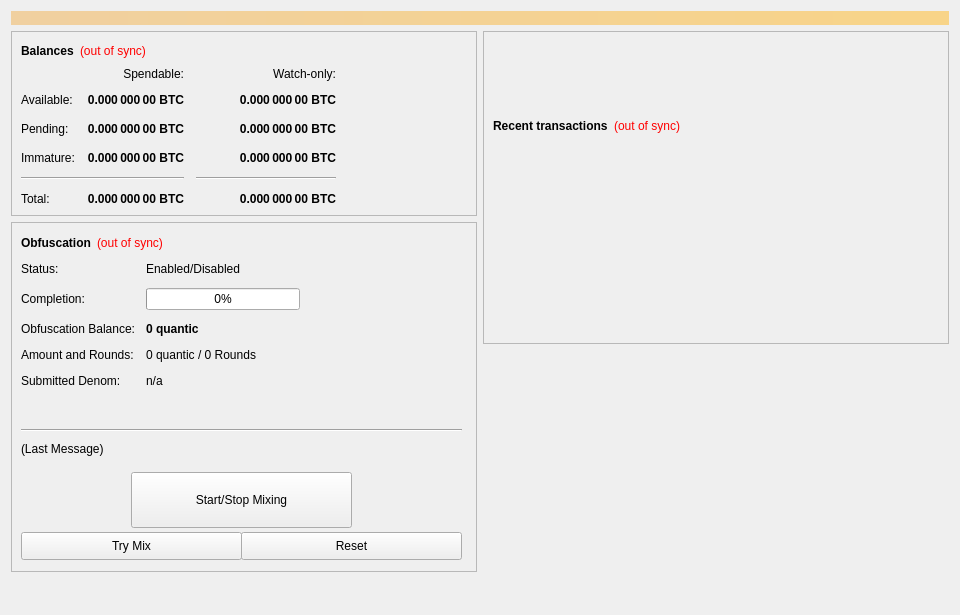
<?xml version="1.0" encoding="UTF-8"?>
<ui version="4.0">
 <class>OverviewPage</class>
 <widget class="QWidget" name="OverviewPage">
  <property name="geometry">
   <rect>
    <x>0</x>
    <y>0</y>
    <width>960</width>
    <height>615</height>
   </rect>
  </property>
  <property name="minimumSize">
   <size>
    <width>960</width>
    <height>0</height>
   </size>
  </property>
  <property name="windowTitle">
   <string>Form</string>
  </property>
  <layout class="QVBoxLayout" name="topLayout">
   <item>
    <widget class="QLabel" name="labelAlerts">
     <property name="visible">
      <bool>false</bool>
     </property>
     <property name="styleSheet">
      <string notr="true">background-color: qlineargradient(x1: 0, y1: 0, x2: 1, y2: 0, stop:0 #F0D0A0, stop:1 #F8D488); color:#000000;</string>
     </property>
     <property name="wordWrap">
      <bool>true</bool>
     </property>
     <property name="margin">
      <number>3</number>
     </property>
    </widget>
   </item>
   <item>
    <layout class="QHBoxLayout" name="horizontalLayout" stretch="1,1">
     <item>
      <layout class="QVBoxLayout" name="verticalLayout_2">
       <item>
        <widget class="QFrame" name="frame">
         <property name="frameShape">
          <enum>QFrame::StyledPanel</enum>
         </property>
         <property name="frameShadow">
          <enum>QFrame::Raised</enum>
         </property>
         <layout class="QVBoxLayout" name="verticalLayout_4">
          <item>
           <layout class="QHBoxLayout" name="horizontalLayout_4">
            <item>
             <widget class="QLabel" name="label_5">
              <property name="font">
               <font>
                <weight>75</weight>
                <bold>true</bold>
               </font>
              </property>
              <property name="text">
               <string>Balances</string>
              </property>
             </widget>
            </item>
            <item>
             <widget class="QLabel" name="labelWalletStatus">
              <property name="cursor">
               <cursorShape>WhatsThisCursor</cursorShape>
              </property>
              <property name="toolTip">
               <string>The displayed information may be out of date. Your wallet automatically synchronizes with the quantic network after a connection is established, but this process has not completed yet.</string>
              </property>
              <property name="styleSheet">
               <string notr="true">QLabel { color: red; }</string>
              </property>
              <property name="text">
               <string notr="true">(out of sync)</string>
              </property>
              <property name="alignment">
               <set>Qt::AlignLeading|Qt::AlignLeft|Qt::AlignVCenter</set>
              </property>
             </widget>
            </item>
            <item>
             <spacer name="horizontalSpacer_3">
              <property name="orientation">
               <enum>Qt::Horizontal</enum>
              </property>
              <property name="sizeHint" stdset="0">
               <size>
                <width>40</width>
                <height>20</height>
               </size>
              </property>
             </spacer>
            </item>
           </layout>
          </item>
          <item>
           <layout class="QGridLayout" name="gridLayout">
            <property name="spacing">
             <number>12</number>
            </property>
            <item row="2" column="2">
             <widget class="QLabel" name="labelWatchPending">
              <property name="font">
               <font>
                <weight>75</weight>
                <bold>true</bold>
               </font>
              </property>
              <property name="cursor">
               <cursorShape>IBeamCursor</cursorShape>
              </property>
              <property name="toolTip">
               <string>Unconfirmed transactions to watch-only addresses</string>
              </property>
              <property name="text">
               <string notr="true">0.000 000 00 BTC</string>
              </property>
              <property name="alignment">
               <set>Qt::AlignRight|Qt::AlignTrailing|Qt::AlignVCenter</set>
              </property>
              <property name="textInteractionFlags">
               <set>Qt::LinksAccessibleByMouse|Qt::TextSelectableByKeyboard|Qt::TextSelectableByMouse</set>
              </property>
             </widget>
            </item>
            <item row="2" column="1">
             <widget class="QLabel" name="labelUnconfirmed">
              <property name="font">
               <font>
                <weight>75</weight>
                <bold>true</bold>
               </font>
              </property>
              <property name="cursor">
               <cursorShape>IBeamCursor</cursorShape>
              </property>
              <property name="toolTip">
               <string>Total of transactions that have yet to be confirmed, and do not yet count toward the spendable balance</string>
              </property>
              <property name="text">
               <string notr="true">0.000 000 00 BTC</string>
              </property>
              <property name="alignment">
               <set>Qt::AlignRight|Qt::AlignTrailing|Qt::AlignVCenter</set>
              </property>
              <property name="textInteractionFlags">
               <set>Qt::LinksAccessibleByMouse|Qt::TextSelectableByKeyboard|Qt::TextSelectableByMouse</set>
              </property>
             </widget>
            </item>
            <item row="3" column="2">
             <widget class="QLabel" name="labelWatchImmature">
              <property name="font">
               <font>
                <weight>75</weight>
                <bold>true</bold>
               </font>
              </property>
              <property name="cursor">
               <cursorShape>IBeamCursor</cursorShape>
              </property>
              <property name="toolTip">
               <string>Staked or masternode rewards in watch-only addresses that has not yet matured</string>
              </property>
              <property name="text">
               <string notr="true">0.000 000 00 BTC</string>
              </property>
              <property name="alignment">
               <set>Qt::AlignRight|Qt::AlignTrailing|Qt::AlignVCenter</set>
              </property>
              <property name="textInteractionFlags">
               <set>Qt::LinksAccessibleByMouse|Qt::TextSelectableByKeyboard|Qt::TextSelectableByMouse</set>
              </property>
             </widget>
            </item>
            <item row="4" column="0" colspan="2">
             <widget class="Line" name="lineSpendableBalance">
              <property name="orientation">
               <enum>Qt::Horizontal</enum>
              </property>
             </widget>
            </item>
            <item row="4" column="2">
             <widget class="Line" name="lineWatchBalance">
              <property name="sizePolicy">
               <sizepolicy hsizetype="Preferred" vsizetype="Fixed">
                <horstretch>0</horstretch>
                <verstretch>0</verstretch>
               </sizepolicy>
              </property>
              <property name="minimumSize">
               <size>
                <width>140</width>
                <height>0</height>
               </size>
              </property>
              <property name="orientation">
               <enum>Qt::Horizontal</enum>
              </property>
             </widget>
            </item>
            <item row="5" column="0">
             <widget class="QLabel" name="labelTotalText">
              <property name="text">
               <string>Total:</string>
              </property>
             </widget>
            </item>
            <item row="3" column="1">
             <widget class="QLabel" name="labelImmature">
              <property name="font">
               <font>
                <weight>75</weight>
                <bold>true</bold>
               </font>
              </property>
              <property name="cursor">
               <cursorShape>IBeamCursor</cursorShape>
              </property>
              <property name="toolTip">
               <string>Staked or masternode rewards that has not yet matured</string>
              </property>
              <property name="text">
               <string notr="true">0.000 000 00 BTC</string>
              </property>
              <property name="alignment">
               <set>Qt::AlignRight|Qt::AlignTrailing|Qt::AlignVCenter</set>
              </property>
              <property name="textInteractionFlags">
               <set>Qt::LinksAccessibleByMouse|Qt::TextSelectableByKeyboard|Qt::TextSelectableByMouse</set>
              </property>
             </widget>
            </item>
            <item row="2" column="3">
             <spacer name="horizontalSpacer_2">
              <property name="orientation">
               <enum>Qt::Horizontal</enum>
              </property>
              <property name="sizeHint" stdset="0">
               <size>
                <width>40</width>
                <height>20</height>
               </size>
              </property>
             </spacer>
            </item>
            <item row="3" column="0">
             <widget class="QLabel" name="labelImmatureText">
              <property name="text">
               <string>Immature:</string>
              </property>
             </widget>
            </item>
            <item row="5" column="1">
             <widget class="QLabel" name="labelTotal">
              <property name="font">
               <font>
                <weight>75</weight>
                <bold>true</bold>
               </font>
              </property>
              <property name="cursor">
               <cursorShape>IBeamCursor</cursorShape>
              </property>
              <property name="toolTip">
               <string>Your current total balance</string>
              </property>
              <property name="text">
               <string notr="true">0.000 000 00 BTC</string>
              </property>
              <property name="alignment">
               <set>Qt::AlignRight|Qt::AlignTrailing|Qt::AlignVCenter</set>
              </property>
              <property name="textInteractionFlags">
               <set>Qt::LinksAccessibleByMouse|Qt::TextSelectableByKeyboard|Qt::TextSelectableByMouse</set>
              </property>
             </widget>
            </item>
            <item row="5" column="2">
             <widget class="QLabel" name="labelWatchTotal">
              <property name="font">
               <font>
                <weight>75</weight>
                <bold>true</bold>
               </font>
              </property>
              <property name="cursor">
               <cursorShape>IBeamCursor</cursorShape>
              </property>
              <property name="toolTip">
               <string>Current total balance in watch-only addresses</string>
              </property>
              <property name="text">
               <string notr="true">0.000 000 00 BTC</string>
              </property>
              <property name="alignment">
               <set>Qt::AlignRight|Qt::AlignTrailing|Qt::AlignVCenter</set>
              </property>
              <property name="textInteractionFlags">
               <set>Qt::LinksAccessibleByMouse|Qt::TextSelectableByKeyboard|Qt::TextSelectableByMouse</set>
              </property>
             </widget>
            </item>
            <item row="0" column="2">
             <widget class="QLabel" name="labelWatchonly">
              <property name="text">
               <string>Watch-only:</string>
              </property>
              <property name="alignment">
               <set>Qt::AlignRight|Qt::AlignTrailing|Qt::AlignVCenter</set>
              </property>
             </widget>
            </item>
            <item row="1" column="0">
             <widget class="QLabel" name="labelBalanceText">
              <property name="text">
               <string>Available:</string>
              </property>
             </widget>
            </item>
            <item row="1" column="1">
             <widget class="QLabel" name="labelBalance">
              <property name="font">
               <font>
                <weight>75</weight>
                <bold>true</bold>
               </font>
              </property>
              <property name="cursor">
               <cursorShape>IBeamCursor</cursorShape>
              </property>
              <property name="toolTip">
               <string>Your current spendable balance</string>
              </property>
              <property name="text">
               <string notr="true">0.000 000 00 BTC</string>
              </property>
              <property name="alignment">
               <set>Qt::AlignRight|Qt::AlignTrailing|Qt::AlignVCenter</set>
              </property>
              <property name="textInteractionFlags">
               <set>Qt::LinksAccessibleByMouse|Qt::TextSelectableByKeyboard|Qt::TextSelectableByMouse</set>
              </property>
             </widget>
            </item>
            <item row="1" column="2">
             <widget class="QLabel" name="labelWatchAvailable">
              <property name="font">
               <font>
                <weight>75</weight>
                <bold>true</bold>
               </font>
              </property>
              <property name="cursor">
               <cursorShape>IBeamCursor</cursorShape>
              </property>
              <property name="toolTip">
               <string>Your current balance in watch-only addresses</string>
              </property>
              <property name="text">
               <string notr="true">0.000 000 00 BTC</string>
              </property>
              <property name="alignment">
               <set>Qt::AlignRight|Qt::AlignTrailing|Qt::AlignVCenter</set>
              </property>
              <property name="textInteractionFlags">
               <set>Qt::LinksAccessibleByMouse|Qt::TextSelectableByKeyboard|Qt::TextSelectableByMouse</set>
              </property>
             </widget>
            </item>
            <item row="2" column="0">
             <widget class="QLabel" name="labelPendingText">
              <property name="text">
               <string>Pending:</string>
              </property>
             </widget>
            </item>
            <item row="0" column="1">
             <widget class="QLabel" name="labelSpendable">
              <property name="text">
               <string>Spendable:</string>
              </property>
              <property name="alignment">
               <set>Qt::AlignRight|Qt::AlignTrailing|Qt::AlignVCenter</set>
              </property>
             </widget>
            </item>
           </layout>
          </item>
         </layout>
        </widget>
       </item>
       <item>
        <widget class="QFrame" name="frameObfuscation">
         <property name="minimumSize">
          <size>
           <width>0</width>
           <height>350</height>
          </size>
         </property>
         <property name="layoutDirection">
          <enum>Qt::LeftToRight</enum>
         </property>
         <property name="frameShape">
          <enum>QFrame::StyledPanel</enum>
         </property>
         <property name="frameShadow">
          <enum>QFrame::Raised</enum>
         </property>
         <widget class="QWidget" name="formLayoutWidget">
          <property name="geometry">
           <rect>
            <x>10</x>
            <y>40</y>
            <width>451</width>
            <height>161</height>
           </rect>
          </property>
          <layout class="QFormLayout" name="formLayout">
           <property name="fieldGrowthPolicy">
            <enum>QFormLayout::AllNonFixedFieldsGrow</enum>
           </property>
           <property name="horizontalSpacing">
            <number>11</number>
           </property>
           <property name="verticalSpacing">
            <number>12</number>
           </property>
           <item row="0" column="0">
            <widget class="QLabel" name="label_6">
             <property name="text">
              <string>Status:</string>
             </property>
            </widget>
           </item>
           <item row="1" column="0">
            <widget class="QLabel" name="label_7">
             <property name="text">
              <string>Completion:</string>
             </property>
            </widget>
           </item>
           <item row="1" column="1">
            <widget class="QProgressBar" name="obfuscationProgress">
             <property name="maximumSize">
              <size>
               <width>154</width>
               <height>16777215</height>
              </size>
             </property>
             <property name="value">
              <number>0</number>
             </property>
            </widget>
           </item>
           <item row="2" column="0">
            <widget class="QLabel" name="labelAnonymizedText">
             <property name="text">
              <string>Obfuscation Balance:</string>
             </property>
            </widget>
           </item>
           <item row="2" column="1">
            <widget class="QLabel" name="labelAnonymized">
             <property name="font">
              <font>
               <weight>75</weight>
               <bold>true</bold>
              </font>
             </property>
             <property name="text">
              <string notr="true">0 quantic</string>
             </property>
            </widget>
           </item>
           <item row="3" column="0">
            <widget class="QLabel" name="label_8">
             <property name="text">
              <string>Amount and Rounds:</string>
             </property>
            </widget>
           </item>
           <item row="3" column="1">
            <widget class="QLabel" name="labelAmountRounds">
             <property name="text">
              <string>0 quantic / 0 Rounds</string>
             </property>
            </widget>
           </item>
           <item row="4" column="0">
            <widget class="QLabel" name="label_9">
             <property name="text">
              <string>Submitted Denom:</string>
             </property>
            </widget>
           </item>
           <item row="4" column="1">
            <widget class="QLabel" name="labelSubmittedDenom">
             <property name="toolTip">
              <string>The denominations you submitted to the Masternode.&lt;br&gt;To mix, other users must submit the exact same denominations.</string>
             </property>
             <property name="text">
              <string>n/a</string>
             </property>
            </widget>
           </item>
           <item row="0" column="1">
            <widget class="QLabel" name="obfuscationEnabled">
             <property name="text">
              <string>Enabled/Disabled</string>
             </property>
            </widget>
           </item>
          </layout>
         </widget>
         <widget class="QPushButton" name="runAutoDenom">
          <property name="geometry">
           <rect>
            <x>251</x>
            <y>17</y>
            <width>1</width>
            <height>1</height>
           </rect>
          </property>
          <property name="palette">
           <palette>
            <active>
             <colorrole role="WindowText">
              <brush brushstyle="SolidPattern">
               <color alpha="255">
                <red>0</red>
                <green>0</green>
                <blue>0</blue>
               </color>
              </brush>
             </colorrole>
             <colorrole role="Button">
              <brush brushstyle="SolidPattern">
               <color alpha="255">
                <red>239</red>
                <green>238</green>
                <blue>238</blue>
               </color>
              </brush>
             </colorrole>
             <colorrole role="Light">
              <brush brushstyle="SolidPattern">
               <color alpha="255">
                <red>255</red>
                <green>255</green>
                <blue>255</blue>
               </color>
              </brush>
             </colorrole>
             <colorrole role="Midlight">
              <brush brushstyle="SolidPattern">
               <color alpha="255">
                <red>247</red>
                <green>246</green>
                <blue>246</blue>
               </color>
              </brush>
             </colorrole>
             <colorrole role="Dark">
              <brush brushstyle="SolidPattern">
               <color alpha="255">
                <red>119</red>
                <green>119</green>
                <blue>119</blue>
               </color>
              </brush>
             </colorrole>
             <colorrole role="Mid">
              <brush brushstyle="SolidPattern">
               <color alpha="255">
                <red>159</red>
                <green>159</green>
                <blue>159</blue>
               </color>
              </brush>
             </colorrole>
             <colorrole role="Text">
              <brush brushstyle="SolidPattern">
               <color alpha="255">
                <red>0</red>
                <green>0</green>
                <blue>0</blue>
               </color>
              </brush>
             </colorrole>
             <colorrole role="BrightText">
              <brush brushstyle="SolidPattern">
               <color alpha="255">
                <red>255</red>
                <green>255</green>
                <blue>255</blue>
               </color>
              </brush>
             </colorrole>
             <colorrole role="ButtonText">
              <brush brushstyle="SolidPattern">
               <color alpha="255">
                <red>0</red>
                <green>0</green>
                <blue>0</blue>
               </color>
              </brush>
             </colorrole>
             <colorrole role="Base">
              <brush brushstyle="SolidPattern">
               <color alpha="255">
                <red>255</red>
                <green>255</green>
                <blue>255</blue>
               </color>
              </brush>
             </colorrole>
             <colorrole role="Window">
              <brush brushstyle="SolidPattern">
               <color alpha="255">
                <red>239</red>
                <green>238</green>
                <blue>238</blue>
               </color>
              </brush>
             </colorrole>
             <colorrole role="Shadow">
              <brush brushstyle="SolidPattern">
               <color alpha="255">
                <red>0</red>
                <green>0</green>
                <blue>0</blue>
               </color>
              </brush>
             </colorrole>
             <colorrole role="AlternateBase">
              <brush brushstyle="SolidPattern">
               <color alpha="255">
                <red>247</red>
                <green>246</green>
                <blue>246</blue>
               </color>
              </brush>
             </colorrole>
             <colorrole role="ToolTipBase">
              <brush brushstyle="SolidPattern">
               <color alpha="255">
                <red>255</red>
                <green>255</green>
                <blue>220</blue>
               </color>
              </brush>
             </colorrole>
             <colorrole role="ToolTipText">
              <brush brushstyle="SolidPattern">
               <color alpha="255">
                <red>0</red>
                <green>0</green>
                <blue>0</blue>
               </color>
              </brush>
             </colorrole>
            </active>
            <inactive>
             <colorrole role="WindowText">
              <brush brushstyle="SolidPattern">
               <color alpha="255">
                <red>0</red>
                <green>0</green>
                <blue>0</blue>
               </color>
              </brush>
             </colorrole>
             <colorrole role="Button">
              <brush brushstyle="SolidPattern">
               <color alpha="255">
                <red>239</red>
                <green>238</green>
                <blue>238</blue>
               </color>
              </brush>
             </colorrole>
             <colorrole role="Light">
              <brush brushstyle="SolidPattern">
               <color alpha="255">
                <red>255</red>
                <green>255</green>
                <blue>255</blue>
               </color>
              </brush>
             </colorrole>
             <colorrole role="Midlight">
              <brush brushstyle="SolidPattern">
               <color alpha="255">
                <red>247</red>
                <green>246</green>
                <blue>246</blue>
               </color>
              </brush>
             </colorrole>
             <colorrole role="Dark">
              <brush brushstyle="SolidPattern">
               <color alpha="255">
                <red>119</red>
                <green>119</green>
                <blue>119</blue>
               </color>
              </brush>
             </colorrole>
             <colorrole role="Mid">
              <brush brushstyle="SolidPattern">
               <color alpha="255">
                <red>159</red>
                <green>159</green>
                <blue>159</blue>
               </color>
              </brush>
             </colorrole>
             <colorrole role="Text">
              <brush brushstyle="SolidPattern">
               <color alpha="255">
                <red>0</red>
                <green>0</green>
                <blue>0</blue>
               </color>
              </brush>
             </colorrole>
             <colorrole role="BrightText">
              <brush brushstyle="SolidPattern">
               <color alpha="255">
                <red>255</red>
                <green>255</green>
                <blue>255</blue>
               </color>
              </brush>
             </colorrole>
             <colorrole role="ButtonText">
              <brush brushstyle="SolidPattern">
               <color alpha="255">
                <red>0</red>
                <green>0</green>
                <blue>0</blue>
               </color>
              </brush>
             </colorrole>
             <colorrole role="Base">
              <brush brushstyle="SolidPattern">
               <color alpha="255">
                <red>255</red>
                <green>255</green>
                <blue>255</blue>
               </color>
              </brush>
             </colorrole>
             <colorrole role="Window">
              <brush brushstyle="SolidPattern">
               <color alpha="255">
                <red>239</red>
                <green>238</green>
                <blue>238</blue>
               </color>
              </brush>
             </colorrole>
             <colorrole role="Shadow">
              <brush brushstyle="SolidPattern">
               <color alpha="255">
                <red>0</red>
                <green>0</green>
                <blue>0</blue>
               </color>
              </brush>
             </colorrole>
             <colorrole role="AlternateBase">
              <brush brushstyle="SolidPattern">
               <color alpha="255">
                <red>247</red>
                <green>246</green>
                <blue>246</blue>
               </color>
              </brush>
             </colorrole>
             <colorrole role="ToolTipBase">
              <brush brushstyle="SolidPattern">
               <color alpha="255">
                <red>255</red>
                <green>255</green>
                <blue>220</blue>
               </color>
              </brush>
             </colorrole>
             <colorrole role="ToolTipText">
              <brush brushstyle="SolidPattern">
               <color alpha="255">
                <red>0</red>
                <green>0</green>
                <blue>0</blue>
               </color>
              </brush>
             </colorrole>
            </inactive>
            <disabled>
             <colorrole role="WindowText">
              <brush brushstyle="SolidPattern">
               <color alpha="255">
                <red>119</red>
                <green>119</green>
                <blue>119</blue>
               </color>
              </brush>
             </colorrole>
             <colorrole role="Button">
              <brush brushstyle="SolidPattern">
               <color alpha="255">
                <red>239</red>
                <green>238</green>
                <blue>238</blue>
               </color>
              </brush>
             </colorrole>
             <colorrole role="Light">
              <brush brushstyle="SolidPattern">
               <color alpha="255">
                <red>255</red>
                <green>255</green>
                <blue>255</blue>
               </color>
              </brush>
             </colorrole>
             <colorrole role="Midlight">
              <brush brushstyle="SolidPattern">
               <color alpha="255">
                <red>247</red>
                <green>246</green>
                <blue>246</blue>
               </color>
              </brush>
             </colorrole>
             <colorrole role="Dark">
              <brush brushstyle="SolidPattern">
               <color alpha="255">
                <red>119</red>
                <green>119</green>
                <blue>119</blue>
               </color>
              </brush>
             </colorrole>
             <colorrole role="Mid">
              <brush brushstyle="SolidPattern">
               <color alpha="255">
                <red>159</red>
                <green>159</green>
                <blue>159</blue>
               </color>
              </brush>
             </colorrole>
             <colorrole role="Text">
              <brush brushstyle="SolidPattern">
               <color alpha="255">
                <red>119</red>
                <green>119</green>
                <blue>119</blue>
               </color>
              </brush>
             </colorrole>
             <colorrole role="BrightText">
              <brush brushstyle="SolidPattern">
               <color alpha="255">
                <red>255</red>
                <green>255</green>
                <blue>255</blue>
               </color>
              </brush>
             </colorrole>
             <colorrole role="ButtonText">
              <brush brushstyle="SolidPattern">
               <color alpha="255">
                <red>119</red>
                <green>119</green>
                <blue>119</blue>
               </color>
              </brush>
             </colorrole>
             <colorrole role="Base">
              <brush brushstyle="SolidPattern">
               <color alpha="255">
                <red>239</red>
                <green>238</green>
                <blue>238</blue>
               </color>
              </brush>
             </colorrole>
             <colorrole role="Window">
              <brush brushstyle="SolidPattern">
               <color alpha="255">
                <red>239</red>
                <green>238</green>
                <blue>238</blue>
               </color>
              </brush>
             </colorrole>
             <colorrole role="Shadow">
              <brush brushstyle="SolidPattern">
               <color alpha="255">
                <red>0</red>
                <green>0</green>
                <blue>0</blue>
               </color>
              </brush>
             </colorrole>
             <colorrole role="AlternateBase">
              <brush brushstyle="SolidPattern">
               <color alpha="255">
                <red>239</red>
                <green>238</green>
                <blue>238</blue>
               </color>
              </brush>
             </colorrole>
             <colorrole role="ToolTipBase">
              <brush brushstyle="SolidPattern">
               <color alpha="255">
                <red>255</red>
                <green>255</green>
                <blue>220</blue>
               </color>
              </brush>
             </colorrole>
             <colorrole role="ToolTipText">
              <brush brushstyle="SolidPattern">
               <color alpha="255">
                <red>0</red>
                <green>0</green>
                <blue>0</blue>
               </color>
              </brush>
             </colorrole>
            </disabled>
           </palette>
          </property>
          <property name="focusPolicy">
           <enum>Qt::NoFocus</enum>
          </property>
          <property name="autoFillBackground">
           <bool>true</bool>
          </property>
          <property name="text">
           <string/>
          </property>
          <property name="flat">
           <bool>true</bool>
          </property>
         </widget>
         <widget class="QPushButton" name="toggleObfuscation">
          <property name="geometry">
           <rect>
            <x>120</x>
            <y>250</y>
            <width>221</width>
            <height>56</height>
           </rect>
          </property>
          <property name="sizePolicy">
           <sizepolicy hsizetype="MinimumExpanding" vsizetype="Fixed">
            <horstretch>0</horstretch>
            <verstretch>0</verstretch>
           </sizepolicy>
          </property>
          <property name="text">
           <string>Start/Stop Mixing</string>
          </property>
         </widget>
         <widget class="Line" name="lineLastMessage">
          <property name="geometry">
           <rect>
            <x>10</x>
            <y>200</y>
            <width>441</width>
            <height>16</height>
           </rect>
          </property>
          <property name="orientation">
           <enum>Qt::Horizontal</enum>
          </property>
         </widget>
         <widget class="QLabel" name="obfuscationStatus">
          <property name="geometry">
           <rect>
            <x>10</x>
            <y>220</y>
            <width>451</width>
            <height>61</height>
           </rect>
          </property>
          <property name="minimumSize">
           <size>
            <width>288</width>
            <height>43</height>
           </size>
          </property>
          <property name="text">
           <string>(Last Message)</string>
          </property>
          <property name="alignment">
           <set>Qt::AlignLeading|Qt::AlignLeft|Qt::AlignTop</set>
          </property>
          <property name="wordWrap">
           <bool>true</bool>
          </property>
         </widget>
         <widget class="QPushButton" name="obfuscationAuto">
          <property name="geometry">
           <rect>
            <x>10</x>
            <y>310</y>
            <width>221</width>
            <height>28</height>
           </rect>
          </property>
          <property name="sizePolicy">
           <sizepolicy hsizetype="MinimumExpanding" vsizetype="Fixed">
            <horstretch>0</horstretch>
            <verstretch>0</verstretch>
           </sizepolicy>
          </property>
          <property name="toolTip">
           <string>Try to manually submit a Obfuscation request.</string>
          </property>
          <property name="text">
           <string>Try Mix</string>
          </property>
         </widget>
         <widget class="QPushButton" name="obfuscationReset">
          <property name="geometry">
           <rect>
            <x>230</x>
            <y>310</y>
            <width>221</width>
            <height>28</height>
           </rect>
          </property>
          <property name="sizePolicy">
           <sizepolicy hsizetype="MinimumExpanding" vsizetype="Fixed">
            <horstretch>0</horstretch>
            <verstretch>0</verstretch>
           </sizepolicy>
          </property>
          <property name="toolTip">
           <string>Reset the current status of Obfuscation (can interrupt Obfuscation if it's in the process of Mixing, which can cost you money!)</string>
          </property>
          <property name="autoFillBackground">
           <bool>false</bool>
          </property>
          <property name="text">
           <string>Reset</string>
          </property>
         </widget>
         <widget class="QWidget" name="layoutWidget">
          <property name="geometry">
           <rect>
            <x>10</x>
            <y>10</y>
            <width>431</width>
            <height>22</height>
           </rect>
          </property>
          <layout class="QHBoxLayout" name="horizontalLayout_5">
           <item>
            <widget class="QLabel" name="label_2">
             <property name="font">
              <font>
               <weight>75</weight>
               <bold>true</bold>
              </font>
             </property>
             <property name="text">
              <string>Obfuscation</string>
             </property>
            </widget>
           </item>
           <item>
            <widget class="QLabel" name="labelObfuscationSyncStatus">
             <property name="toolTip">
              <string>The displayed information may be out of date. Your wallet automatically synchronizes with the quantic network after a connection is established, but this process has not completed yet.</string>
             </property>
             <property name="styleSheet">
              <string notr="true">QLabel { color: red; }</string>
             </property>
             <property name="text">
              <string notr="true">(out of sync)</string>
             </property>
             <property name="alignment">
              <set>Qt::AlignLeading|Qt::AlignLeft|Qt::AlignVCenter</set>
             </property>
            </widget>
           </item>
           <item>
            <spacer name="horizontalSpacer_4">
             <property name="orientation">
              <enum>Qt::Horizontal</enum>
             </property>
             <property name="sizeHint" stdset="0">
              <size>
               <width>40</width>
               <height>20</height>
              </size>
             </property>
            </spacer>
           </item>
          </layout>
         </widget>
        </widget>
       </item>
       <item>
        <spacer name="verticalSpacer">
         <property name="orientation">
          <enum>Qt::Vertical</enum>
         </property>
         <property name="sizeHint" stdset="0">
          <size>
           <width>20</width>
           <height>40</height>
          </size>
         </property>
        </spacer>
       </item>
      </layout>
     </item>
     <item>
      <layout class="QVBoxLayout" name="verticalLayout_3">
       <item>
        <widget class="QFrame" name="frame_2">
         <property name="frameShape">
          <enum>QFrame::StyledPanel</enum>
         </property>
         <property name="frameShadow">
          <enum>QFrame::Raised</enum>
         </property>
         <layout class="QVBoxLayout" name="verticalLayout">
          <item>
           <spacer name="verticalSpacer_3">
            <property name="orientation">
             <enum>Qt::Vertical</enum>
            </property>
            <property name="sizeType">
             <enum>QSizePolicy::Fixed</enum>
            </property>
            <property name="sizeHint" stdset="0">
             <size>
              <width>20</width>
              <height>75</height>
             </size>
            </property>
           </spacer>
          </item>
          <item>
           <layout class="QHBoxLayout" name="horizontalLayout_2">
            <item>
             <widget class="QLabel" name="label_4">
              <property name="font">
               <font>
                <weight>75</weight>
                <bold>true</bold>
               </font>
              </property>
              <property name="text">
               <string>Recent transactions</string>
              </property>
             </widget>
            </item>
            <item>
             <widget class="QLabel" name="labelTransactionsStatus">
              <property name="cursor">
               <cursorShape>WhatsThisCursor</cursorShape>
              </property>
              <property name="toolTip">
               <string>The displayed information may be out of date. Your wallet automatically synchronizes with the quantic network after a connection is established, but this process has not completed yet.</string>
              </property>
              <property name="styleSheet">
               <string notr="true">QLabel { color: red; }</string>
              </property>
              <property name="text">
               <string notr="true">(out of sync)</string>
              </property>
              <property name="alignment">
               <set>Qt::AlignRight|Qt::AlignTrailing|Qt::AlignVCenter</set>
              </property>
             </widget>
            </item>
            <item>
             <spacer name="horizontalSpacer">
              <property name="orientation">
               <enum>Qt::Horizontal</enum>
              </property>
              <property name="sizeHint" stdset="0">
               <size>
                <width>40</width>
                <height>20</height>
               </size>
              </property>
             </spacer>
            </item>
           </layout>
          </item>
          <item>
           <widget class="QListView" name="listTransactions">
            <property name="styleSheet">
             <string notr="true">QListView { background: transparent; }</string>
            </property>
            <property name="frameShape">
             <enum>QFrame::NoFrame</enum>
            </property>
            <property name="verticalScrollBarPolicy">
             <enum>Qt::ScrollBarAlwaysOff</enum>
            </property>
            <property name="horizontalScrollBarPolicy">
             <enum>Qt::ScrollBarAlwaysOff</enum>
            </property>
            <property name="selectionMode">
             <enum>QAbstractItemView::NoSelection</enum>
            </property>
           </widget>
          </item>
         </layout>
        </widget>
       </item>
       <item>
        <spacer name="verticalSpacer_2">
         <property name="orientation">
          <enum>Qt::Vertical</enum>
         </property>
         <property name="sizeType">
          <enum>QSizePolicy::Expanding</enum>
         </property>
         <property name="sizeHint" stdset="0">
          <size>
           <width>20</width>
           <height>40</height>
          </size>
         </property>
        </spacer>
       </item>
      </layout>
     </item>
    </layout>
   </item>
  </layout>
 </widget>
 <resources/>
 <connections/>
</ui>
